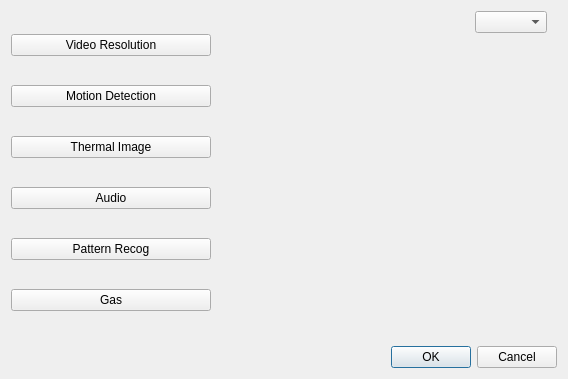
<?xml version="1.0" encoding="UTF-8"?>
<ui version="4.0">
 <class>SensorTestDialog</class>
 <widget class="QDialog" name="SensorTestDialog">
  <property name="geometry">
   <rect>
    <x>0</x>
    <y>0</y>
    <width>568</width>
    <height>379</height>
   </rect>
  </property>
  <property name="windowTitle">
   <string>Dialog</string>
  </property>
  <layout class="QGridLayout" name="gridLayout">
   <item row="0" column="0">
    <layout class="QHBoxLayout" name="horizontalLayout" stretch="1,0,0">
     <item>
      <layout class="QGridLayout" name="gridLayout_2">
       <item row="0" column="0">
        <widget class="QPushButton" name="_videoResButton">
         <property name="text">
          <string>Video Resolution</string>
         </property>
        </widget>
       </item>
       <item row="1" column="0">
        <widget class="QPushButton" name="_motionButton">
         <property name="text">
          <string>Motion Detection</string>
         </property>
        </widget>
       </item>
       <item row="2" column="0">
        <widget class="QPushButton" name="_thermalButton">
         <property name="text">
          <string>Thermal Image</string>
         </property>
        </widget>
       </item>
       <item row="5" column="0">
        <widget class="QPushButton" name="_patternButton">
         <property name="text">
          <string>Pattern Recog</string>
         </property>
        </widget>
       </item>
       <item row="3" column="0">
        <widget class="QPushButton" name="_audioButton">
         <property name="text">
          <string>Audio</string>
         </property>
        </widget>
       </item>
       <item row="6" column="0">
        <widget class="QPushButton" name="_gasButton">
         <property name="maximumSize">
          <size>
           <width>200</width>
           <height>16777215</height>
          </size>
         </property>
         <property name="text">
          <string>Gas</string>
         </property>
        </widget>
       </item>
      </layout>
     </item>
     <item>
      <spacer name="horizontalSpacer">
       <property name="orientation">
        <enum>Qt::Horizontal</enum>
       </property>
       <property name="sizeHint" stdset="0">
        <size>
         <width>40</width>
         <height>20</height>
        </size>
       </property>
      </spacer>
     </item>
     <item>
      <layout class="QVBoxLayout" name="verticalLayout" stretch="0,0">
       <property name="rightMargin">
        <number>10</number>
       </property>
       <item>
        <widget class="QComboBox" name="_topicCombo"/>
       </item>
       <item>
        <widget class="ImageWidget" name="_imageWidget" native="true"/>
       </item>
      </layout>
     </item>
    </layout>
   </item>
   <item row="1" column="0">
    <widget class="QDialogButtonBox" name="buttonBox">
     <property name="orientation">
      <enum>Qt::Horizontal</enum>
     </property>
     <property name="standardButtons">
      <set>QDialogButtonBox::Cancel|QDialogButtonBox::Ok</set>
     </property>
    </widget>
   </item>
  </layout>
 </widget>
 <customwidgets>
  <customwidget>
   <class>ImageWidget</class>
   <extends>QWidget</extends>
   <header>ImageWidget.h</header>
   <container>1</container>
  </customwidget>
 </customwidgets>
 <resources/>
 <connections>
  <connection>
   <sender>buttonBox</sender>
   <signal>accepted()</signal>
   <receiver>SensorTestDialog</receiver>
   <slot>accept()</slot>
   <hints>
    <hint type="sourcelabel">
     <x>248</x>
     <y>254</y>
    </hint>
    <hint type="destinationlabel">
     <x>157</x>
     <y>274</y>
    </hint>
   </hints>
  </connection>
  <connection>
   <sender>buttonBox</sender>
   <signal>rejected()</signal>
   <receiver>SensorTestDialog</receiver>
   <slot>reject()</slot>
   <hints>
    <hint type="sourcelabel">
     <x>316</x>
     <y>260</y>
    </hint>
    <hint type="destinationlabel">
     <x>286</x>
     <y>274</y>
    </hint>
   </hints>
  </connection>
 </connections>
</ui>
